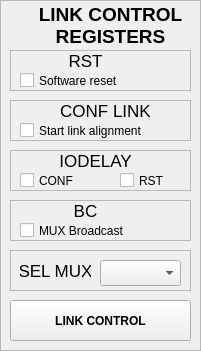
        <widget class="QFrame" name="frame_125">
         <property name="geometry">
          <rect>
           <x>10</x>
           <y>40</y>
           <width>201</width>
           <height>351</height>
          </rect>
         </property>
         <property name="frameShape">
          <enum>QFrame::StyledPanel</enum>
         </property>
         <property name="frameShadow">
          <enum>QFrame::Raised</enum>
         </property>
         <widget class="QFrame" name="frame_124">
          <property name="geometry">
           <rect>
            <x>10</x>
            <y>250</y>
            <width>181</width>
            <height>41</height>
           </rect>
          </property>
          <property name="frameShape">
           <enum>QFrame::StyledPanel</enum>
          </property>
          <property name="frameShadow">
           <enum>QFrame::Raised</enum>
          </property>
          <widget class="QLabel" name="label_257">
           <property name="geometry">
            <rect>
             <x>10</x>
             <y>10</y>
             <width>71</width>
             <height>21</height>
            </rect>
           </property>
           <property name="font">
            <font>
             <pointsize>13</pointsize>
             <weight>50</weight>
             <bold>false</bold>
            </font>
           </property>
           <property name="text">
            <string>SEL MUX</string>
           </property>
           <property name="alignment">
            <set>Qt::AlignCenter</set>
           </property>
          </widget>
          <widget class="QComboBox" name="comboBox_TOFPET_LINK_SEL_MUX">
           <property name="geometry">
            <rect>
             <x>90</x>
             <y>10</y>
             <width>81</width>
             <height>26</height>
            </rect>
           </property>
          </widget>
         </widget>
         <widget class="QFrame" name="frame_121">
          <property name="geometry">
           <rect>
            <x>10</x>
            <y>50</y>
            <width>181</width>
            <height>41</height>
           </rect>
          </property>
          <property name="frameShape">
           <enum>QFrame::StyledPanel</enum>
          </property>
          <property name="frameShadow">
           <enum>QFrame::Raised</enum>
          </property>
          <widget class="QLabel" name="label_145">
           <property name="geometry">
            <rect>
             <x>50</x>
             <y>0</y>
             <width>51</width>
             <height>21</height>
            </rect>
           </property>
           <property name="font">
            <font>
             <pointsize>13</pointsize>
             <weight>50</weight>
             <bold>false</bold>
            </font>
           </property>
           <property name="text">
            <string>RST</string>
           </property>
           <property name="alignment">
            <set>Qt::AlignCenter</set>
           </property>
          </widget>
          <widget class="QCheckBox" name="checkBox_TOFPET_LINK_RST">
           <property name="geometry">
            <rect>
             <x>10</x>
             <y>20</y>
             <width>121</width>
             <height>21</height>
            </rect>
           </property>
           <property name="text">
            <string>Software reset</string>
           </property>
          </widget>
         </widget>
         <widget class="QFrame" name="frame_122">
          <property name="geometry">
           <rect>
            <x>10</x>
            <y>100</y>
            <width>181</width>
            <height>41</height>
           </rect>
          </property>
          <property name="frameShape">
           <enum>QFrame::StyledPanel</enum>
          </property>
          <property name="frameShadow">
           <enum>QFrame::Raised</enum>
          </property>
          <widget class="QLabel" name="label_150">
           <property name="geometry">
            <rect>
             <x>40</x>
             <y>0</y>
             <width>111</width>
             <height>21</height>
            </rect>
           </property>
           <property name="font">
            <font>
             <pointsize>13</pointsize>
             <weight>50</weight>
             <bold>false</bold>
            </font>
           </property>
           <property name="text">
            <string>CONF LINK</string>
           </property>
           <property name="alignment">
            <set>Qt::AlignCenter</set>
           </property>
          </widget>
          <widget class="QCheckBox" name="checkBox_TOFPET_LINK_CONF">
           <property name="geometry">
            <rect>
             <x>10</x>
             <y>20</y>
             <width>161</width>
             <height>21</height>
            </rect>
           </property>
           <property name="text">
            <string>Start link alignment</string>
           </property>
          </widget>
         </widget>
         <widget class="QFrame" name="frame_123">
          <property name="geometry">
           <rect>
            <x>10</x>
            <y>200</y>
            <width>181</width>
            <height>41</height>
           </rect>
          </property>
          <property name="frameShape">
           <enum>QFrame::StyledPanel</enum>
          </property>
          <property name="frameShadow">
           <enum>QFrame::Raised</enum>
          </property>
          <widget class="QLabel" name="label_256">
           <property name="geometry">
            <rect>
             <x>50</x>
             <y>0</y>
             <width>51</width>
             <height>21</height>
            </rect>
           </property>
           <property name="font">
            <font>
             <pointsize>13</pointsize>
             <weight>50</weight>
             <bold>false</bold>
            </font>
           </property>
           <property name="text">
            <string>BC</string>
           </property>
           <property name="alignment">
            <set>Qt::AlignCenter</set>
           </property>
          </widget>
          <widget class="QCheckBox" name="checkBox_TOFPET_LINK_BC">
           <property name="geometry">
            <rect>
             <x>10</x>
             <y>20</y>
             <width>131</width>
             <height>21</height>
            </rect>
           </property>
           <property name="text">
            <string>MUX Broadcast</string>
           </property>
          </widget>
         </widget>
         <widget class="QLabel" name="label_300">
          <property name="geometry">
           <rect>
            <x>20</x>
            <y>0</y>
            <width>181</width>
            <height>51</height>
           </rect>
          </property>
          <property name="palette">
           <palette>
            <active>
             <colorrole role="WindowText">
              <brush brushstyle="SolidPattern">
               <color alpha="255">
                <red>0</red>
                <green>0</green>
                <blue>0</blue>
               </color>
              </brush>
             </colorrole>
             <colorrole role="Button">
              <brush brushstyle="SolidPattern">
               <color alpha="255">
                <red>147</red>
                <green>148</green>
                <blue>147</blue>
               </color>
              </brush>
             </colorrole>
             <colorrole role="Light">
              <brush brushstyle="SolidPattern">
               <color alpha="255">
                <red>221</red>
                <green>222</green>
                <blue>221</blue>
               </color>
              </brush>
             </colorrole>
             <colorrole role="Midlight">
              <brush brushstyle="SolidPattern">
               <color alpha="255">
                <red>184</red>
                <green>185</green>
                <blue>184</blue>
               </color>
              </brush>
             </colorrole>
             <colorrole role="Dark">
              <brush brushstyle="SolidPattern">
               <color alpha="255">
                <red>73</red>
                <green>74</green>
                <blue>73</blue>
               </color>
              </brush>
             </colorrole>
             <colorrole role="Mid">
              <brush brushstyle="SolidPattern">
               <color alpha="255">
                <red>98</red>
                <green>98</green>
                <blue>98</blue>
               </color>
              </brush>
             </colorrole>
             <colorrole role="Text">
              <brush brushstyle="SolidPattern">
               <color alpha="255">
                <red>0</red>
                <green>0</green>
                <blue>0</blue>
               </color>
              </brush>
             </colorrole>
             <colorrole role="BrightText">
              <brush brushstyle="SolidPattern">
               <color alpha="255">
                <red>255</red>
                <green>255</green>
                <blue>255</blue>
               </color>
              </brush>
             </colorrole>
             <colorrole role="ButtonText">
              <brush brushstyle="SolidPattern">
               <color alpha="255">
                <red>0</red>
                <green>0</green>
                <blue>0</blue>
               </color>
              </brush>
             </colorrole>
             <colorrole role="Base">
              <brush brushstyle="SolidPattern">
               <color alpha="255">
                <red>255</red>
                <green>255</green>
                <blue>255</blue>
               </color>
              </brush>
             </colorrole>
             <colorrole role="Window">
              <brush brushstyle="SolidPattern">
               <color alpha="255">
                <red>147</red>
                <green>148</green>
                <blue>147</blue>
               </color>
              </brush>
             </colorrole>
             <colorrole role="Shadow">
              <brush brushstyle="SolidPattern">
               <color alpha="255">
                <red>0</red>
                <green>0</green>
                <blue>0</blue>
               </color>
              </brush>
             </colorrole>
             <colorrole role="AlternateBase">
              <brush brushstyle="SolidPattern">
               <color alpha="255">
                <red>201</red>
                <green>201</green>
                <blue>201</blue>
               </color>
              </brush>
             </colorrole>
             <colorrole role="ToolTipBase">
              <brush brushstyle="SolidPattern">
               <color alpha="255">
                <red>255</red>
                <green>255</green>
                <blue>220</blue>
               </color>
              </brush>
             </colorrole>
             <colorrole role="ToolTipText">
              <brush brushstyle="SolidPattern">
               <color alpha="255">
                <red>0</red>
                <green>0</green>
                <blue>0</blue>
               </color>
              </brush>
             </colorrole>
            </active>
            <inactive>
             <colorrole role="WindowText">
              <brush brushstyle="SolidPattern">
               <color alpha="255">
                <red>0</red>
                <green>0</green>
                <blue>0</blue>
               </color>
              </brush>
             </colorrole>
             <colorrole role="Button">
              <brush brushstyle="SolidPattern">
               <color alpha="255">
                <red>147</red>
                <green>148</green>
                <blue>147</blue>
               </color>
              </brush>
             </colorrole>
             <colorrole role="Light">
              <brush brushstyle="SolidPattern">
               <color alpha="255">
                <red>221</red>
                <green>222</green>
                <blue>221</blue>
               </color>
              </brush>
             </colorrole>
             <colorrole role="Midlight">
              <brush brushstyle="SolidPattern">
               <color alpha="255">
                <red>184</red>
                <green>185</green>
                <blue>184</blue>
               </color>
              </brush>
             </colorrole>
             <colorrole role="Dark">
              <brush brushstyle="SolidPattern">
               <color alpha="255">
                <red>73</red>
                <green>74</green>
                <blue>73</blue>
               </color>
              </brush>
             </colorrole>
             <colorrole role="Mid">
              <brush brushstyle="SolidPattern">
               <color alpha="255">
                <red>98</red>
                <green>98</green>
                <blue>98</blue>
               </color>
              </brush>
             </colorrole>
             <colorrole role="Text">
              <brush brushstyle="SolidPattern">
               <color alpha="255">
                <red>0</red>
                <green>0</green>
                <blue>0</blue>
               </color>
              </brush>
             </colorrole>
             <colorrole role="BrightText">
              <brush brushstyle="SolidPattern">
               <color alpha="255">
                <red>255</red>
                <green>255</green>
                <blue>255</blue>
               </color>
              </brush>
             </colorrole>
             <colorrole role="ButtonText">
              <brush brushstyle="SolidPattern">
               <color alpha="255">
                <red>0</red>
                <green>0</green>
                <blue>0</blue>
               </color>
              </brush>
             </colorrole>
             <colorrole role="Base">
              <brush brushstyle="SolidPattern">
               <color alpha="255">
                <red>255</red>
                <green>255</green>
                <blue>255</blue>
               </color>
              </brush>
             </colorrole>
             <colorrole role="Window">
              <brush brushstyle="SolidPattern">
               <color alpha="255">
                <red>147</red>
                <green>148</green>
                <blue>147</blue>
               </color>
              </brush>
             </colorrole>
             <colorrole role="Shadow">
              <brush brushstyle="SolidPattern">
               <color alpha="255">
                <red>0</red>
                <green>0</green>
                <blue>0</blue>
               </color>
              </brush>
             </colorrole>
             <colorrole role="AlternateBase">
              <brush brushstyle="SolidPattern">
               <color alpha="255">
                <red>201</red>
                <green>201</green>
                <blue>201</blue>
               </color>
              </brush>
             </colorrole>
             <colorrole role="ToolTipBase">
              <brush brushstyle="SolidPattern">
               <color alpha="255">
                <red>255</red>
                <green>255</green>
                <blue>220</blue>
               </color>
              </brush>
             </colorrole>
             <colorrole role="ToolTipText">
              <brush brushstyle="SolidPattern">
               <color alpha="255">
                <red>0</red>
                <green>0</green>
                <blue>0</blue>
               </color>
              </brush>
             </colorrole>
            </inactive>
            <disabled>
             <colorrole role="WindowText">
              <brush brushstyle="SolidPattern">
               <color alpha="255">
                <red>73</red>
                <green>74</green>
                <blue>73</blue>
               </color>
              </brush>
             </colorrole>
             <colorrole role="Button">
              <brush brushstyle="SolidPattern">
               <color alpha="255">
                <red>147</red>
                <green>148</green>
                <blue>147</blue>
               </color>
              </brush>
             </colorrole>
             <colorrole role="Light">
              <brush brushstyle="SolidPattern">
               <color alpha="255">
                <red>221</red>
                <green>222</green>
                <blue>221</blue>
               </color>
              </brush>
             </colorrole>
             <colorrole role="Midlight">
              <brush brushstyle="SolidPattern">
               <color alpha="255">
                <red>184</red>
                <green>185</green>
                <blue>184</blue>
               </color>
              </brush>
             </colorrole>
             <colorrole role="Dark">
              <brush brushstyle="SolidPattern">
               <color alpha="255">
                <red>73</red>
                <green>74</green>
                <blue>73</blue>
               </color>
              </brush>
             </colorrole>
             <colorrole role="Mid">
              <brush brushstyle="SolidPattern">
               <color alpha="255">
                <red>98</red>
                <green>98</green>
                <blue>98</blue>
               </color>
              </brush>
             </colorrole>
             <colorrole role="Text">
              <brush brushstyle="SolidPattern">
               <color alpha="255">
                <red>73</red>
                <green>74</green>
                <blue>73</blue>
               </color>
              </brush>
             </colorrole>
             <colorrole role="BrightText">
              <brush brushstyle="SolidPattern">
               <color alpha="255">
                <red>255</red>
                <green>255</green>
                <blue>255</blue>
               </color>
              </brush>
             </colorrole>
             <colorrole role="ButtonText">
              <brush brushstyle="SolidPattern">
               <color alpha="255">
                <red>73</red>
                <green>74</green>
                <blue>73</blue>
               </color>
              </brush>
             </colorrole>
             <colorrole role="Base">
              <brush brushstyle="SolidPattern">
               <color alpha="255">
                <red>147</red>
                <green>148</green>
                <blue>147</blue>
               </color>
              </brush>
             </colorrole>
             <colorrole role="Window">
              <brush brushstyle="SolidPattern">
               <color alpha="255">
                <red>147</red>
                <green>148</green>
                <blue>147</blue>
               </color>
              </brush>
             </colorrole>
             <colorrole role="Shadow">
              <brush brushstyle="SolidPattern">
               <color alpha="255">
                <red>0</red>
                <green>0</green>
                <blue>0</blue>
               </color>
              </brush>
             </colorrole>
             <colorrole role="AlternateBase">
              <brush brushstyle="SolidPattern">
               <color alpha="255">
                <red>147</red>
                <green>148</green>
                <blue>147</blue>
               </color>
              </brush>
             </colorrole>
             <colorrole role="ToolTipBase">
              <brush brushstyle="SolidPattern">
               <color alpha="255">
                <red>255</red>
                <green>255</green>
                <blue>220</blue>
               </color>
              </brush>
             </colorrole>
             <colorrole role="ToolTipText">
              <brush brushstyle="SolidPattern">
               <color alpha="255">
                <red>0</red>
                <green>0</green>
                <blue>0</blue>
               </color>
              </brush>
             </colorrole>
            </disabled>
           </palette>
          </property>
          <property name="font">
           <font>
            <pointsize>14</pointsize>
            <weight>75</weight>
            <bold>true</bold>
           </font>
          </property>
          <property name="text">
           <string>LINK CONTROL
REGISTERS</string>
          </property>
          <property name="alignment">
           <set>Qt::AlignCenter</set>
          </property>
         </widget>
         <widget class="QPushButton" name="pushButton_TOFPET_LINK_CONTROL">
          <property name="geometry">
           <rect>
            <x>10</x>
            <y>300</y>
            <width>181</width>
            <height>41</height>
           </rect>
          </property>
          <property name="font">
           <font>
            <weight>75</weight>
            <bold>true</bold>
           </font>
          </property>
          <property name="text">
           <string>LINK CONTROL</string>
          </property>
         </widget>
         <widget class="QFrame" name="frame_128">
          <property name="geometry">
           <rect>
            <x>10</x>
            <y>150</y>
            <width>181</width>
            <height>41</height>
           </rect>
          </property>
          <property name="frameShape">
           <enum>QFrame::StyledPanel</enum>
          </property>
          <property name="frameShadow">
           <enum>QFrame::Raised</enum>
          </property>
          <widget class="QLabel" name="label_168">
           <property name="geometry">
            <rect>
             <x>40</x>
             <y>0</y>
             <width>91</width>
             <height>21</height>
            </rect>
           </property>
           <property name="font">
            <font>
             <pointsize>13</pointsize>
             <weight>50</weight>
             <bold>false</bold>
            </font>
           </property>
           <property name="text">
            <string>IODELAY</string>
           </property>
           <property name="alignment">
            <set>Qt::AlignCenter</set>
           </property>
          </widget>
          <widget class="QCheckBox" name="checkBox_TOFPET_LINK_CONF_IODELAY">
           <property name="geometry">
            <rect>
             <x>10</x>
             <y>20</y>
             <width>61</width>
             <height>21</height>
            </rect>
           </property>
           <property name="text">
            <string>CONF</string>
           </property>
          </widget>
          <widget class="QCheckBox" name="checkBox_TOFPET_LINK_RST_IODELAY">
           <property name="geometry">
            <rect>
             <x>110</x>
             <y>20</y>
             <width>61</width>
             <height>21</height>
            </rect>
           </property>
           <property name="text">
            <string>RST</string>
           </property>
          </widget>
         </widget>
        </widget>
